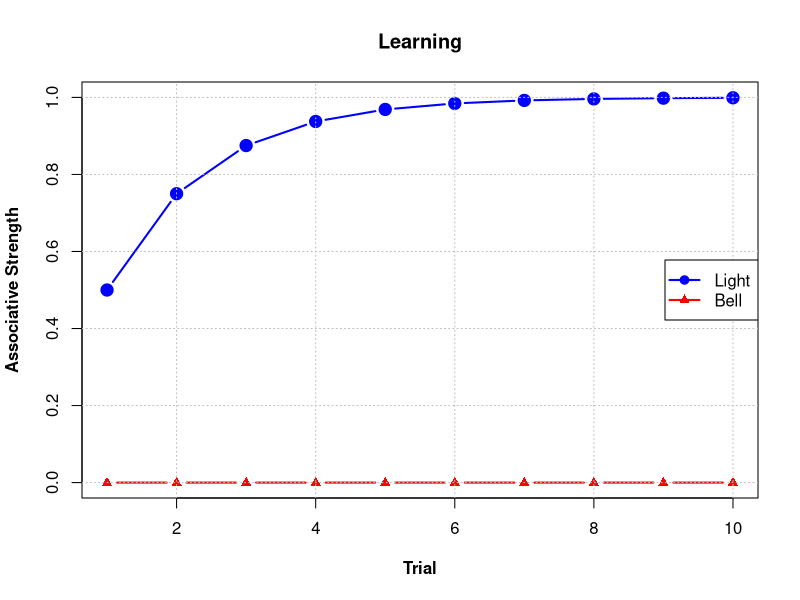
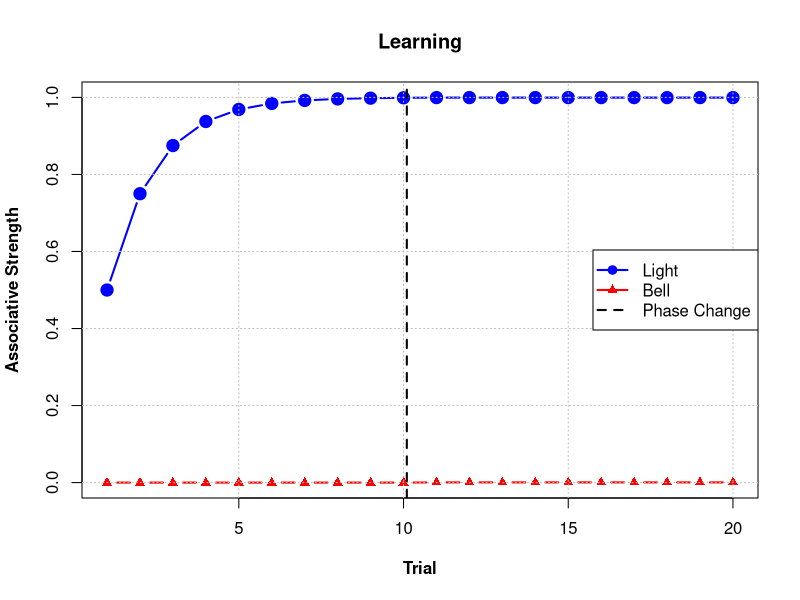
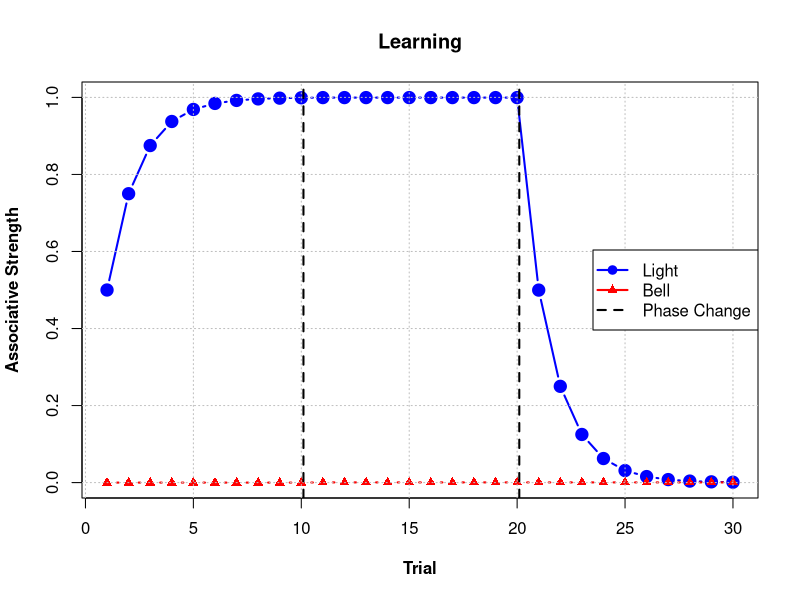
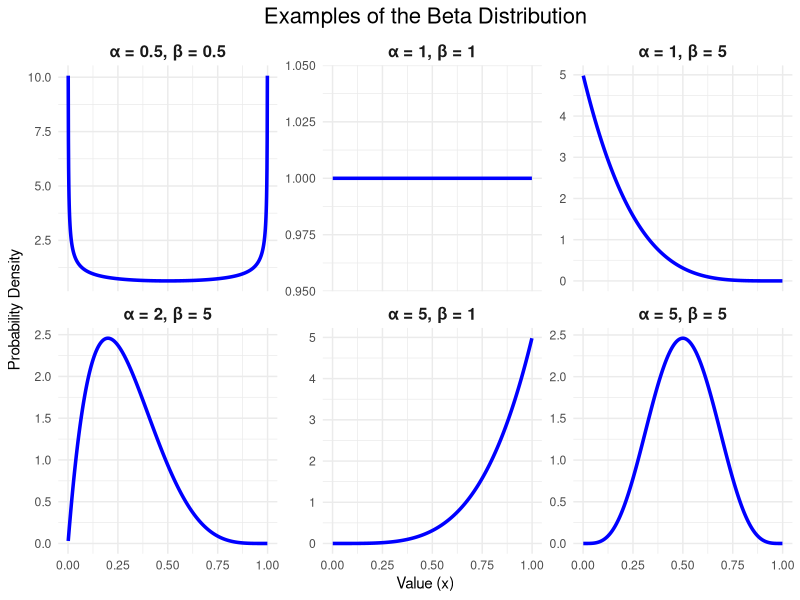
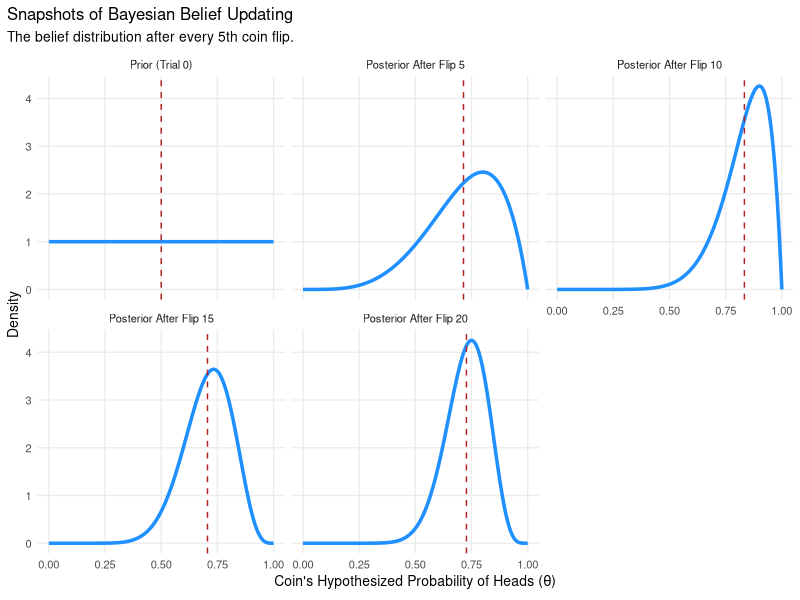
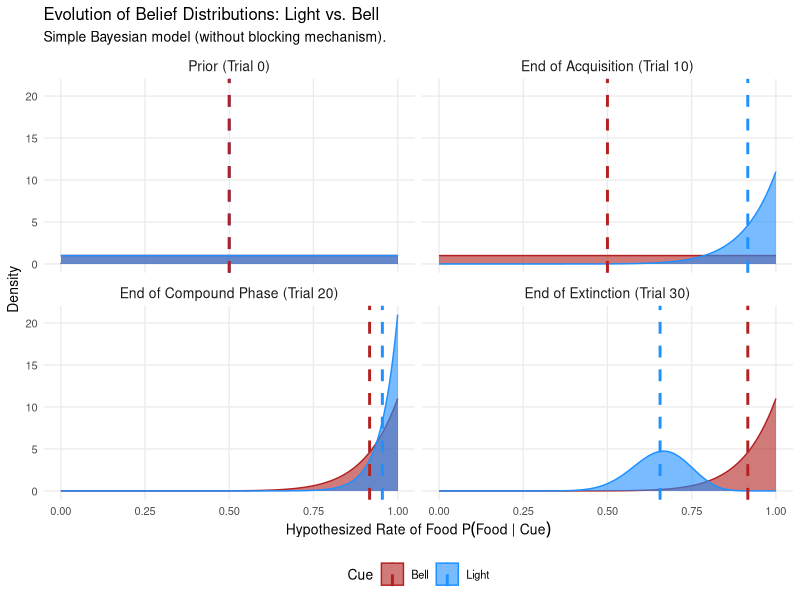
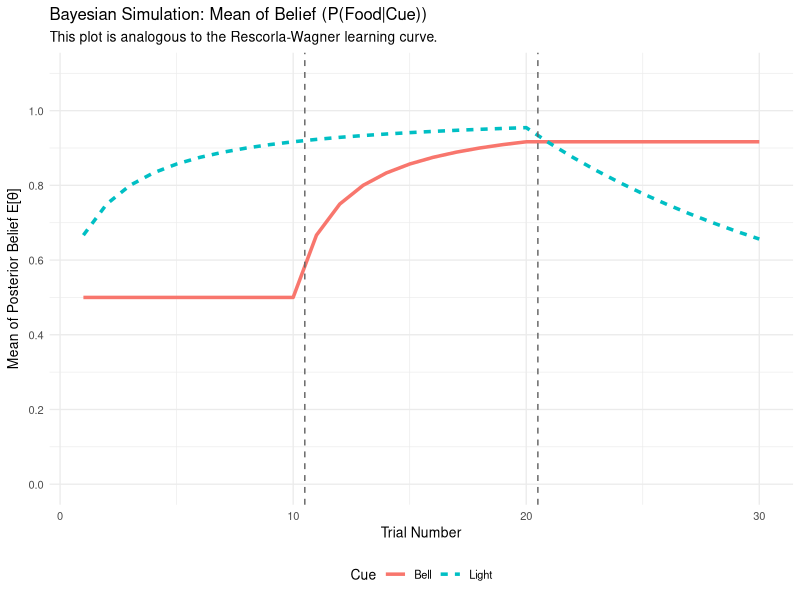
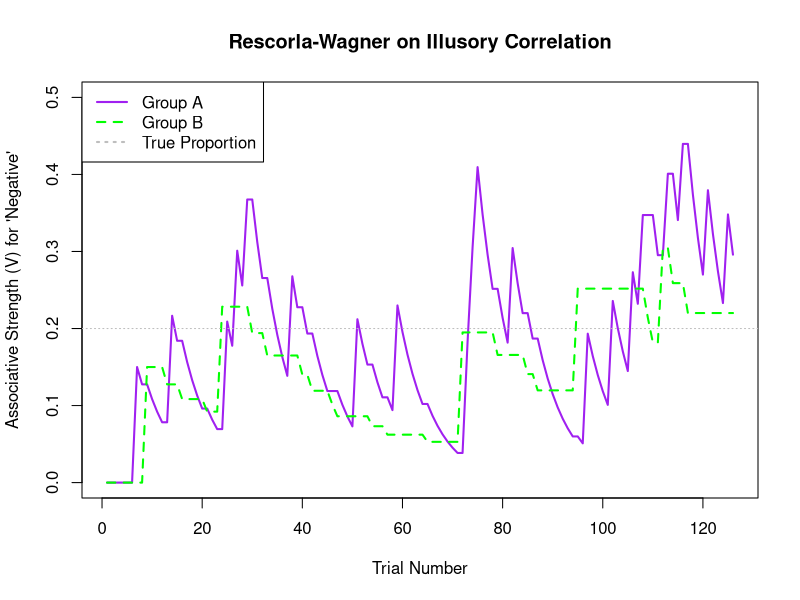

The R script that drew these images, in order:
## ---- chunk 1
knitr::opts_chunk$set(echo = FALSE, message = FALSE, warning = FALSE, fig.width = 7, fig.height = 4.5)
suppressPackageStartupMessages({
  library(ggplot2); library(dplyr); library(tidyr)
})
## ---- chunk 2
# --- Establish Model Parameters ---
alpha_light <- 0.5  # Salience of the light cue
alpha_bell <- 0.5   # Salience of the bell cue
beta <- 1.0         # Learning rate for the food outcome

# --- Experiment Setup ---
V_light <- 0        # Associative strength for the light
V_bell <- 0         # Associative strength for the bell

# 10 Trials of Light and Food present
Trials <- data.frame(
  Light = c(1, 1, 1, 1, 1, 1, 1, 1, 1, 1),
  Bell  = c(0, 0, 0, 0, 0, 0, 0, 0, 0, 0),
  Food  = c(1, 1, 1, 1, 1, 1, 1, 1, 1, 1)
)

# Containers to Store results for plotting
light_strength_history <- c()
bell_strength_history <- c()

# --- Phase 1: Train the Light Alone ---
for (trial in 1:nrow(Trials)) {
  # Determine which stimuli are present
  light_present<-Trials$Light[trial]
  bell_present<-Trials$Bell[trial]
  # Determine whether food was present
  lambda<-Trials$Food[trial]
  # Expectation is the sum of strengths ONLY for PRESENT cues
  total_expectation <- (V_light * light_present) + (V_bell * bell_present)
  
  # Calculate the "surprise" or prediction error
  prediction_error <- lambda - total_expectation
  
  # Update light strength 
  delta_V_light <- alpha_light * beta * prediction_error * light_present
  V_light <- V_light + delta_V_light
  # Update bell strength
  delta_V_bell <- alpha_bell * beta * prediction_error * bell_present
  V_bell <- V_bell + delta_V_bell
  
  # Store current strengths
  light_strength_history <- c(light_strength_history, V_light)
  bell_strength_history <- c(bell_strength_history, V_bell)
}
## ---- chunk 3
# --- Plot the Learning ---
plot(light_strength_history,
     type = "b",              # "b" for "both" line and points
     main = "Learning", # Title of the plot
     xlab = "Trial", # X-axis label
     ylab = "Associative Strength",# Y-axis label
     col = "blue",            # Color of the line and points
     lwd = 2,                 # Line width (thickness)
     pch = 19,                # Plotting character (19 is a solid circle)
     cex = 1.5,               # Character expansion (size of the points)
     font.lab = 2,             # Font for labels (2 is bold)
     ylim=c(0,1)
)
lines(bell_strength_history,
      type = "b",             # Also show both line and points
      col = "red",              # A different color for the second line
      lwd = 2,
      pch = 17                # A different point character (triangle)
)

# 2. Add the custom grid
grid(col = "gray", lty = "dotted")

# 4. Add a legend (Recommended)
legend("right", 
       legend = c("Light", "Bell"), 
       col = c("blue", "red"), 
       lwd = 2, 
       pch = c(19, 17), # NA means no point for the dashed line
       lty = c(1, 1))   # Line types (1=solid, 2=dashed)
## ---- chunk 4
# Note that the model has already "learned" the association between the light and food above

# 10 Trials of Bell, Light and Food present
Trials <- data.frame(
  Light = c(1, 1, 1, 1, 1, 1, 1, 1, 1, 1),
  Bell  = c(1, 1, 1, 1, 1, 1, 1, 1, 1, 1),
  Food  = c(1, 1, 1, 1, 1, 1, 1, 1, 1, 1)
)

# The rest of the simulation is identical to the model above.
## ---- chunk 5

# Containers to Store results for plotting
#light_strength_history <- c()
#bell_strength_history <- c()

# --- Phase 1: Train the Light Alone ---
for (trial in 1:nrow(Trials)) {
  # Determine which stimuli are present
  light_present<-Trials$Light[trial]
  bell_present<-Trials$Bell[trial]
  # Determine whether food was present
  lambda<-Trials$Food[trial]
  # Expectation is the sum of strengths ONLY for PRESENT cues
  total_expectation <- (V_light * light_present) + (V_bell * bell_present)
  
  # Calculate the "surprise" or prediction error
  prediction_error <- lambda - total_expectation
  
  # Update light strength 
  delta_V_light <- alpha_light * beta * prediction_error * light_present
  V_light <- V_light + delta_V_light
  # Update bell strength
  delta_V_bell <- alpha_bell * beta * prediction_error * bell_present
  V_bell <- V_bell + delta_V_bell
  
  # Store current strengths
  light_strength_history <- c(light_strength_history, V_light)
  bell_strength_history <- c(bell_strength_history, V_bell)
}

# --- Plot the Learning ---
plot(light_strength_history,
     type = "b",              # "b" for "both" line and points
     main = "Learning", # Title of the plot
     xlab = "Trial", # X-axis label
     ylab = "Associative Strength",# Y-axis label
     col = "blue",            # Color of the line and points
     lwd = 2,                 # Line width (thickness)
     pch = 19,                # Plotting character (19 is a solid circle)
     cex = 1.5,               # Character expansion (size of the points)
     font.lab = 2,             # Font for labels (2 is bold)
     ylim=c(0,1)
)
lines(bell_strength_history,
      type = "b",             # Also show both line and points
      col = "red",              # A different color for the second line
      lwd = 2,
      pch = 17                # A different point character (triangle)
)

# 2. Add the custom grid
grid(col = "gray", lty = "dotted")

# --- 3. ADD THIS LINE to separate the phases ---
# 'v = 10.5' places a vertical line between 10 and 11
abline(v = 10.1, col = "black", lwd = 2, lty = "dashed")

# 4. Add a legend (Recommended)
legend("right", 
       legend = c("Light", "Bell", "Phase Change"), 
       col = c("blue", "red", "black"), 
       lwd = 2, 
       pch = c(19, 17, NA), # NA means no point for the dashed line
       lty = c(1, 1, 2))   # Line types (1=solid, 2=dashed)
## ---- chunk 6
# Note that model has already been trained on the 20 trials described above

# 10 Trials of Bell, Light and Food present
Trials <- data.frame(
  Light = c(1, 1, 1, 1, 1, 1, 1, 1, 1, 1),
  Bell  = c(0, 0, 0, 0, 0, 0, 0, 0, 0, 0),
  Food  = c(0, 0, 0, 0, 0, 0, 0, 0, 0, 0)
)

# The rest of the simulation is identical to the model above.
## ---- chunk 7
# Containers to Store results for plotting
#light_strength_history <- c()
#bell_strength_history <- c()

# --- Phase 1: Train the Light Alone ---
for (trial in 1:nrow(Trials)) {
  # Determine which stimuli are present
  light_present<-Trials$Light[trial]
  bell_present<-Trials$Bell[trial]
  # Determine whether food was present
  lambda<-Trials$Food[trial]
  # Expectation is the sum of strengths ONLY for PRESENT cues
  total_expectation <- (V_light * light_present) + (V_bell * bell_present)
  
  # Calculate the "surprise" or prediction error
  prediction_error <- lambda - total_expectation
  
  # Update light strength 
  delta_V_light <- alpha_light * beta * prediction_error * light_present
  V_light <- V_light + delta_V_light
  # Update bell strength
  delta_V_bell <- alpha_bell * beta * prediction_error * bell_present
  V_bell <- V_bell + delta_V_bell
  
  # Store current strengths
  light_strength_history <- c(light_strength_history, V_light)
  bell_strength_history <- c(bell_strength_history, V_bell)
}

# --- Plot the Learning ---
plot(light_strength_history,
     type = "b",              # "b" for "both" line and points
     main = "Learning", # Title of the plot
     xlab = "Trial", # X-axis label
     ylab = "Associative Strength",# Y-axis label
     col = "blue",            # Color of the line and points
     lwd = 2,                 # Line width (thickness)
     pch = 19,                # Plotting character (19 is a solid circle)
     cex = 1.5,               # Character expansion (size of the points)
     font.lab = 2,             # Font for labels (2 is bold)
     ylim=c(0,1)
)
lines(bell_strength_history,
      type = "b",             # Also show both line and points
      col = "red",              # A different color for the second line
      lwd = 2,
      pch = 17                # A different point character (triangle)
)

# 2. Add the custom grid
grid(col = "gray", lty = "dotted")

# --- 3. ADD THIS LINE to separate the phases ---
# 'v = 10.5' places a vertical line between 10 and 11
abline(v = 10.1, col = "black", lwd = 2, lty = "dashed")
abline(v = 20.1, col = "black", lwd = 2, lty = "dashed")

# 4. Add a legend (Recommended)
legend("right", 
       legend = c("Light", "Bell", "Phase Change"), 
       col = c("blue", "red", "black"), 
       lwd = 2, 
       pch = c(19, 17, NA), # NA means no point for the dashed line
       lty = c(1, 1, 2))   # Line types (1=solid, 2=dashed)
## ---- chunk 8
# Load necessary libraries
library(ggplot2)
library(dplyr)
library(tidyr)

# 1. Define the parameters (α and β) for the examples we want to show
params <- tibble(
  alpha = c(1, 5, 0.5, 5, 1, 2),
  beta  = c(1, 5, 0.5, 1, 5, 5)
)

# 2. Create the plotting data
# - We use crossing() to get every combination of x and our parameter pairs.
# - We use seq(0.001, 0.999) to avoid 0 or 1, where the density
#   can go to infinity for U-shapes (α < 1, β < 1).
plot_data <- crossing(
  x = seq(0.001, 0.999, by = 0.001),
  params
) %>%
  mutate(
    # 3. Calculate the probability density for each x using dbeta()
    density = dbeta(x, alpha, beta),
    
    # 4. Create a clean label for each plot's title
    label = paste0("α = ", alpha, ", β = ", beta)
  )

# 5. Create the plot
ggplot(plot_data, aes(x = x, y = density)) +
  geom_line(lwd = 1.2, color = "blue") +
  
  # This is the key: create a separate plot for each "label"
  facet_wrap(~ label, scales = "free_y") +
  
  labs(
    title = "Examples of the Beta Distribution",
    x = "Value (x)",
    y = "Probability Density"
  ) +
  theme_minimal() +
  theme(
    strip.text = element_text(face = "bold", size = 12), # Make facet titles bold
    plot.title = element_text(size = 16, hjust = 0.5)
  )
## ---- chunk 9
# --- 1. Define the Prior Belief & Experiment ---
# We start with an uninformative prior, Beta(1,1).
initial_heads <- 1
initial_tails <- 1

# Create the same reproducible sequence of 20 flips with 15 heads.
set.seed(123) # for reproducibility
outcomes <- c(rep("Heads", 15), rep("Tails", 5))
coin_flips <- sample(outcomes) # Shuffle the outcomes

# --- 2. Loop Through Data and Record Belief History ---
# Generate the belief state after every single flip and store it.
history_list <- list()
current_heads <- initial_heads
current_tails <- initial_tails

for (i in 1:length(coin_flips)) {
  outcome <- coin_flips[i]
  if (outcome == "Heads") {
    current_heads <- current_heads + 1
  } else {
    current_tails <- current_tails + 1
  }
  
  history_list[[i]] <- data.frame(
    Flip_Number = i,
    nHeads = current_heads,
    nTails = current_tails
  )
}
# Combine the list into one data frame
history_data <- bind_rows(history_list)
## ---- chunk 10
# --- 3. Prepare Data for Faceted Plot ---
# We want to show the state at the beginning (Prior) and after every 5th trial.

# First, create the data for the Prior distribution (Flip 0)
theta <- seq(0, 1, length.out = 200)
prior_data <- data.frame(
  Flip_Number = 0,
  nHeads = initial_heads,
  nTails = initial_tails
)

# Filter the history to get flips 5, 10, 15, and 20
snapshots_data <- history_data %>%
  filter(Flip_Number %in% c(5, 10, 15, 20))

# Combine the prior with the snapshots
facet_data_prep <- bind_rows(prior_data, snapshots_data)

# Now, create the full data needed for plotting each curve
# and add a clean label for each facet panel.
plot_data <- facet_data_prep %>%
  rowwise() %>%
  mutate(
    dist = list(data.frame(
      theta = theta,
      density = dbeta(theta, nHeads, nTails)
    )),
    Label = ifelse(Flip_Number == 0, 
                   "Prior (Trial 0)", 
                   paste0("Posterior After Flip ", Flip_Number))
  ) %>%
  unnest(dist)
#Force the reordering of $Label levels for plotting
plot_data$Label<-factor(plot_data$Label, levels=(c("Prior (Trial 0)", "Posterior After Flip 5", "Posterior After Flip 10", "Posterior After Flip 15", "Posterior After Flip 20")))

# --- 4. Create the Faceted Plot ---
# Today's date is Thursday, October 9, 2025.
ggplot(plot_data, aes(x = theta, y = density)) +
  geom_line(color = "dodgerblue", linewidth = 1.2) +
  # Add a vertical line to show the mean (our "best guess") of the distribution (a/a+b=mean of beta distribution) 
  geom_vline(aes(xintercept = nHeads / (nHeads + nTails)), color = "firebrick", linetype = "dashed") +
  # This is the key function to create the grid of plots
  facet_wrap(~Label, ncol = 3) +
  labs(
    title = "Snapshots of Bayesian Belief Updating",
    subtitle = "The belief distribution after every 5th coin flip.",
    x = expression(paste("Coin's Hypothesized Probability of Heads (",theta,")")),
    y = "Density"
  ) +
  theme_minimal(base_size = 10) +
  theme(plot.title.position = "plot", # Align title to the left
        panel.grid.minor = element_blank())
## ---- chunk 11
# --- 1. Define the Priors (The "Prior" beliefs State) ---
# The model starts with a completely open mind (uninformative prior).
# We use a Beta(1,1) distribution, which is a flat line representing total uncertainty.
# We need a separate belief for each cue.
# 'a' represents "counts" of Food, 'b' represents "counts" of No Food.
a_light <- 1
b_light <- 1

a_bell <- 1
b_bell <- 1

# --- 2. Design the Experiment (The "Data") ---
# We use the EXACT same experimental plan as the Rescorla-Wagner model for direct comparison but with a slightly more intuitive setup.
phase1 <- data.frame(Trial = 1:10, Phase = "1. Acquisition", Light = 1, Bell = 0, Food = 1)
phase2 <- data.frame(Trial = 11:20, Phase = "2. Blocking", Light = 1, Bell = 1, Food = 1)
phase3 <- data.frame(Trial = 21:30, Phase = "3. Extinction", Light = 1, Bell = 0, Food = 0)
experiment_plan <- bind_rows(phase1, phase2, phase3)

# --- 3. Run the Simulation (The "Update" Process) ---
# We loop through each trial and update the parameters of our Beta distributions.
history <- data.frame()

for (i in 1:nrow(experiment_plan)) {
  current_trial <- experiment_plan[i, ]
  light_present <- current_trial$Light
  bell_present <- current_trial$Bell
  food_present <- current_trial$Food
  
  # Bayesian update depends on which cues are present
  if (light_present == 1 && bell_present == 0) { # Light alone
    a_light <- a_light + food_present
    b_light <- b_light + (1 - food_present)
  } else if (light_present == 0 && bell_present == 1) { # Bell alone (not in this experiment)
    a_bell <- a_bell + food_present
    b_bell <- b_bell + (1 - food_present)
  } else if (light_present == 1 && bell_present == 1) { # Compound trial (Light + Bell)
    a_light <- a_light + food_present
    b_light <- b_light + (1 - food_present)
    
    a_bell <- a_bell + food_present
    b_bell <- b_bell + (1 - food_present)
  }
  
  # Store the state (both the parameters and the mean of the belief)
  trial_history <- data.frame(
    Trial = current_trial$Trial,
    Phase = current_trial$Phase,
    a_light = a_light, b_light = b_light, mean_light = a_light / (a_light + b_light),
    a_bell = a_bell, b_bell = b_bell, mean_bell = a_bell / (a_bell + b_bell)
  )
  history <- bind_rows(history, trial_history)
}
## ---- chunk 12
# ---  Visualize the Full Belief Distributions  ---

# We need to define the prior state for Trial 0
initial_a <- 1
initial_b <- 1

# First, get the state at the end of each phase (Trials 10, 20, 30)
snapshots_df <- history %>%
  filter(Trial %in% c(10, 20, 30))

# Next, create the data for the Prior state (Trial 0)
prior_df <- tibble(
  Trial = 0,
  Phase = "0. Prior",
  a_light = initial_a, b_light = initial_b,
  a_bell = initial_a, b_bell = initial_b
)

# Combine the prior with the snapshots
plot_prep_df <- bind_rows(prior_df, snapshots_df)

# STEP 1: Reshape the data from "wide" to "long" format FIRST.
# This creates our clean 'Cue', 'a', and 'b' columns which will be preserved.
tidy_beliefs_df <- plot_prep_df %>%
  pivot_longer(
    cols = c(a_light, b_light, a_bell, b_bell),
    names_to = c(".value", "Cue"), # .value creates 'a' and 'b' columns
    names_sep = "_"                # The character separating value from cue
  ) %>%
  mutate(Cue = recode(Cue, "light" = "Light", "bell" = "Bell"))

# STEP 2: Now, generate the density curves from this clean data frame.
theta <- seq(0, 1, length.out = 200)
dist_plot_data <- tidy_beliefs_df %>%
  rowwise() %>%
  mutate(
    dist = list(data.frame(theta = theta, density = dbeta(theta, a, b)))
  ) %>%
  unnest(dist) %>%
  # Create clean labels for the facets and order them
  mutate(
    Label = case_when(
      Trial == 0  ~ "Prior (Trial 0)",
      Trial == 10 ~ "End of Acquisition (Trial 10)",
      Trial == 20 ~ "End of Compound Phase (Trial 20)",
      Trial == 30 ~ "End of Extinction (Trial 30)"
    ),
    Label = factor(Label, levels = c("Prior (Trial 0)", "End of Acquisition (Trial 10)", "End of Compound Phase (Trial 20)", "End of Extinction (Trial 30)"))
  )


# --- The ggplot call is now simpler and will work correctly ---

ggplot(dist_plot_data, aes(x = theta, y = density, fill = Cue, color = Cue)) +
  geom_area(alpha = 0.6, position = "identity") +
  
  # This now works because 'a' and 'b' exist in dist_plot_data
  geom_vline(aes(xintercept = a / (a + b), color = Cue), linetype = "dashed", linewidth=1) +
  
  facet_wrap(~ Label, ncol = 2) +
  scale_fill_manual(values = c("Light" = "dodgerblue", "Bell" = "firebrick")) +
  scale_color_manual(values = c("Light" = "dodgerblue", "Bell" = "firebrick")) +
  labs(
    title = "Evolution of Belief Distributions: Light vs. Bell",
    subtitle = "Simple Bayesian model (without blocking mechanism).",
    x = expression(paste("Hypothesized Rate of Food ", P(Food ~ "|" ~ Cue))),
    y = "Density"
  ) +
  theme_minimal(base_size = 10) +
  theme(legend.position = "bottom",
        panel.grid.minor = element_blank(),
        strip.text.x = element_text(size=10))
## ---- chunk 13
# ---  Visualize the Learning Process ---

# Plot 1: The Learning Curve (Comparable to Rescorla-Wagner)
# Here we plot the MEAN of the belief distribution, which is analogous to V.
mean_plot_data <- history %>%
  select(Trial, Phase, Light = mean_light, Bell = mean_bell) %>%
  pivot_longer(cols = c("Light", "Bell"), names_to = "Cue", values_to = "Strength")

ggplot(mean_plot_data, aes(x=Trial, y=Strength, color=Cue, linetype=Cue)) +
  geom_line(linewidth=1.2) +
  geom_vline(xintercept = c(10.5, 20.5), linetype="dashed", color="gray40") +
  scale_y_continuous(limits = c(0, 1.1), breaks = seq(0, 1, 0.2)) +
  labs(title="Bayesian Simulation: Mean of Belief (P(Food|Cue))",
       subtitle="This plot is analogous to the Rescorla-Wagner learning curve.",
       x="Trial Number",
       y=y <- expression(paste("Mean of Posterior Belief ", E, "[", theta, "]"))) +
  theme_minimal(base_size = 10) +
  theme(legend.position = "bottom")
## ---- chunk 14
# --- Create the Illusory Correlation Dataset ---
set.seed(42) # For reproducible shuffling

group_a_pos <- 80
group_a_neg <- 20
group_b_pos <- 20
group_b_neg <- 5

# Create vectors of observations
observations <- data.frame(
  group = c(rep("A", group_a_pos + group_a_neg), rep("B", group_b_pos + group_b_neg)),
  behavior = c(rep("positive", group_a_pos), rep("negative", group_a_neg),
               rep("positive", group_b_pos), rep("negative", group_b_neg))
)

# Shuffle the observations to simulate a random presentation order
shuffled_trials <- observations[sample(nrow(observations)), ]

# Add a lambda (outcome) value for R-W model (1 for negative, 0 for positive)
shuffled_trials$lambda <- ifelse(shuffled_trials$behavior == "negative", 1, 0)

# Quick look at the data
print(head(shuffled_trials))

# Check the true proportions
print(paste("Group A Negative Proportion:", group_a_neg / (group_a_pos + group_a_neg)))
print(paste("Group B Negative Proportion:", group_b_neg / (group_b_pos + group_b_neg)))
## ---- chunk 15
# --- R-W Simulation ---
V_A <- 0 #Initial association between Group A and negative behaviors
V_B <- 0 #Initiol association between Group B and negative behaviors
alpha <- 0.3 #Salience of behaviors
beta <- 0.5 # Learning rate

# Store history containers
history_V_A <- c(0)
history_V_B <- c(0)

# Loop over trials
for (i in 1:nrow(shuffled_trials)) {
  trial <- shuffled_trials[i, ]
  
  if (trial$group == "A") {
    prediction_error <- trial$lambda - V_A
    delta_V <- alpha * beta * prediction_error
    V_A <- V_A + delta_V
  } else { # Group B trial
    prediction_error <- trial$lambda - V_B
    delta_V <- alpha * beta * prediction_error
    V_B <- V_B + delta_V
  }
  
  history_V_A <- c(history_V_A, V_A)
  history_V_B <- c(history_V_B, V_B)
}

# --- Plot R-W Results ---
plot(history_V_A, type="l", col="purple", lwd=2, ylim=c(0, 0.5),
     xlab="Trial Number", ylab="Associative Strength (V) for 'Negative'",
     main="Rescorla-Wagner on Illusory Correlation")
lines(history_V_B, type="l", col="green", lwd=2, lty=2)
abline(h = group_a_neg / (group_a_pos + group_a_neg), lty=3, col="gray")
legend("topleft", legend=c("Group A", "Group B", "True Proportion"), 
       col=c("purple", "green", "gray"), lty=c(1, 2, 3), lwd=2)
## ---- chunk 16
# --- Bayesian Simulation ---
# Prior beliefs for both groups (uninformative)
prior_a_A <- 1; prior_b_A <- 1
prior_a_B <- 1; prior_b_B <- 1

# --- Run through the trials ---
# We can just count the final outcomes for simplicity
final_counts <- aggregate(lambda ~ group, data=shuffled_trials, FUN=sum)
total_counts <- as.data.frame(table(shuffled_trials$group))
names(final_counts) <- c("group", "neg_behaviors")
final_counts$pos_behaviors <- total_counts$Freq - final_counts$neg_behaviors
show(final_counts)
# Update posteriors based on all data
posterior_a_A <- prior_a_A + final_counts$neg_behaviors[final_counts$group == "A"]
posterior_b_A <- prior_b_A + final_counts$pos_behaviors[final_counts$group == "A"]

posterior_a_B <- prior_a_B + final_counts$neg_behaviors[final_counts$group == "B"]
posterior_b_B <- prior_b_B + final_counts$pos_behaviors[final_counts$group == "B"]

# --- Plot Bayesian Results ---
theta <- seq(0, 1, length.out=200)
density_A <- dbeta(theta, posterior_a_A, posterior_b_A)
density_B <- dbeta(theta, posterior_a_B, posterior_b_B)

plot_data_bayes <- data.frame(
  theta = rep(theta, 2),
  density = c(density_A, density_B),
  Group = rep(c(paste0("Group A (", total_counts$Freq[1], " obs)"), 
                paste0("Group B (", total_counts$Freq[2], " obs)")), 
              each=200)
)

ggplot(plot_data_bayes, aes(x=theta, y=density, color=Group)) +
  geom_line(size=1.2) +
  labs(title="Bayesian Posteriors on Illusory Correlation",
       x=expression(paste("Estimated Rate of Negative Behavior (", theta,")")),
       y="Density") +
  theme_minimal()
